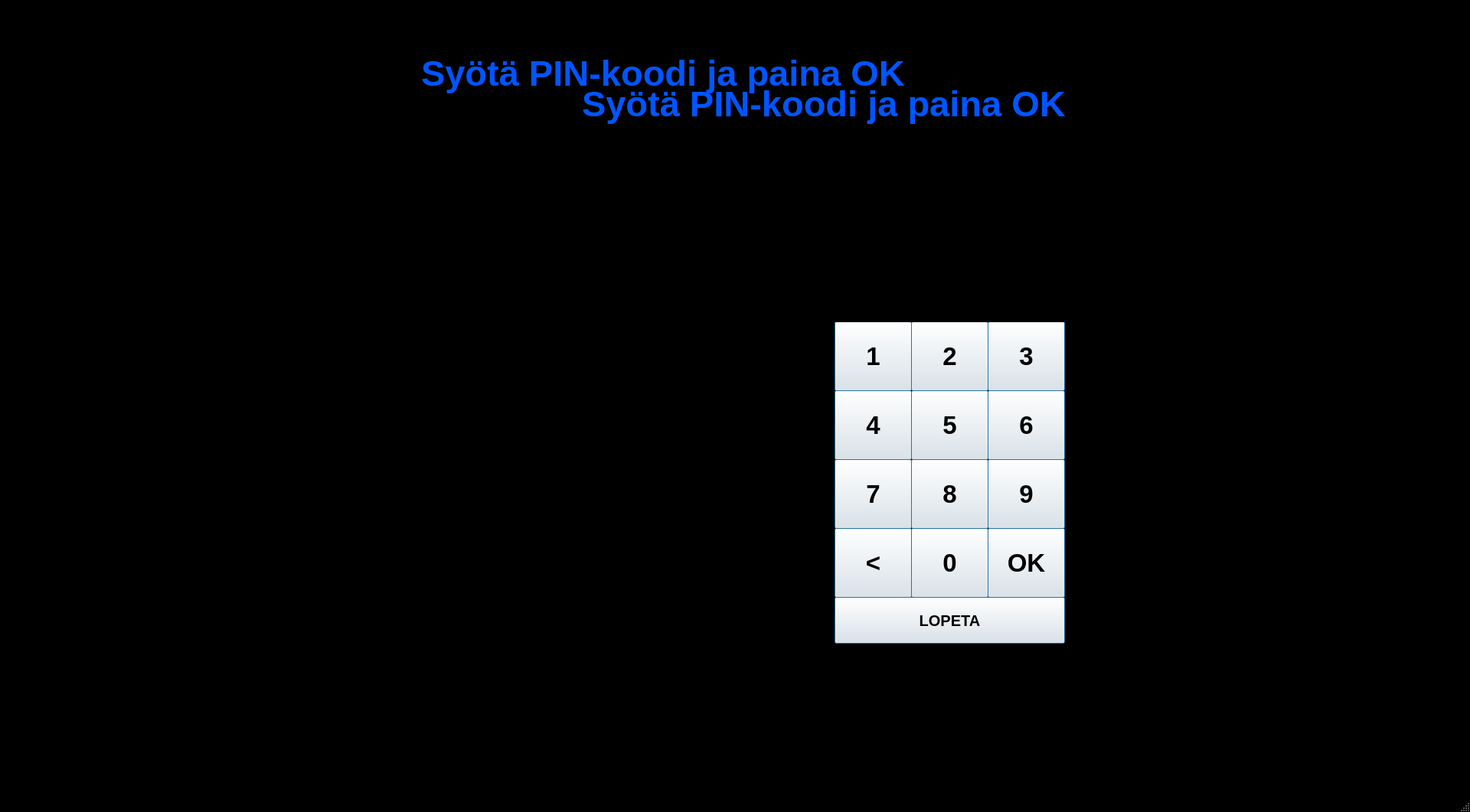
<?xml version="1.0" encoding="UTF-8"?>
<ui version="4.0">
 <class>MainWindow2</class>
 <widget class="QMainWindow" name="MainWindow2">
  <property name="geometry">
   <rect>
    <x>0</x>
    <y>0</y>
    <width>1920</width>
    <height>1061</height>
   </rect>
  </property>
  <property name="palette">
   <palette>
    <active>
     <colorrole role="Base">
      <brush brushstyle="SolidPattern">
       <color alpha="255">
        <red>0</red>
        <green>0</green>
        <blue>0</blue>
       </color>
      </brush>
     </colorrole>
     <colorrole role="Window">
      <brush brushstyle="SolidPattern">
       <color alpha="255">
        <red>0</red>
        <green>0</green>
        <blue>0</blue>
       </color>
      </brush>
     </colorrole>
    </active>
    <inactive>
     <colorrole role="Base">
      <brush brushstyle="SolidPattern">
       <color alpha="255">
        <red>0</red>
        <green>0</green>
        <blue>0</blue>
       </color>
      </brush>
     </colorrole>
     <colorrole role="Window">
      <brush brushstyle="SolidPattern">
       <color alpha="255">
        <red>0</red>
        <green>0</green>
        <blue>0</blue>
       </color>
      </brush>
     </colorrole>
    </inactive>
    <disabled>
     <colorrole role="Base">
      <brush brushstyle="SolidPattern">
       <color alpha="255">
        <red>0</red>
        <green>0</green>
        <blue>0</blue>
       </color>
      </brush>
     </colorrole>
     <colorrole role="Window">
      <brush brushstyle="SolidPattern">
       <color alpha="255">
        <red>0</red>
        <green>0</green>
        <blue>0</blue>
       </color>
      </brush>
     </colorrole>
    </disabled>
   </palette>
  </property>
  <property name="windowTitle">
   <string>MainWindow</string>
  </property>
  <widget class="QWidget" name="centralwidget">
   <widget class="QPushButton" name="numero7">
    <property name="geometry">
     <rect>
      <x>1090</x>
      <y>600</y>
      <width>101</width>
      <height>91</height>
     </rect>
    </property>
    <property name="font">
     <font>
      <pointsize>25</pointsize>
      <weight>75</weight>
      <bold>true</bold>
     </font>
    </property>
    <property name="cursor">
     <cursorShape>PointingHandCursor</cursorShape>
    </property>
    <property name="text">
     <string>7</string>
    </property>
    <property name="default">
     <bool>true</bool>
    </property>
   </widget>
   <widget class="QLabel" name="otsikko1">
    <property name="geometry">
     <rect>
      <x>550</x>
      <y>50</y>
      <width>881</width>
      <height>91</height>
     </rect>
    </property>
    <property name="palette">
     <palette>
      <active>
       <colorrole role="WindowText">
        <brush brushstyle="SolidPattern">
         <color alpha="255">
          <red>0</red>
          <green>85</green>
          <blue>255</blue>
         </color>
        </brush>
       </colorrole>
       <colorrole role="Button">
        <brush brushstyle="SolidPattern">
         <color alpha="255">
          <red>0</red>
          <green>85</green>
          <blue>255</blue>
         </color>
        </brush>
       </colorrole>
       <colorrole role="Light">
        <brush brushstyle="SolidPattern">
         <color alpha="255">
          <red>127</red>
          <green>170</green>
          <blue>255</blue>
         </color>
        </brush>
       </colorrole>
       <colorrole role="Midlight">
        <brush brushstyle="SolidPattern">
         <color alpha="255">
          <red>63</red>
          <green>127</green>
          <blue>255</blue>
         </color>
        </brush>
       </colorrole>
       <colorrole role="Dark">
        <brush brushstyle="SolidPattern">
         <color alpha="255">
          <red>0</red>
          <green>42</green>
          <blue>127</blue>
         </color>
        </brush>
       </colorrole>
       <colorrole role="Mid">
        <brush brushstyle="SolidPattern">
         <color alpha="255">
          <red>0</red>
          <green>56</green>
          <blue>170</blue>
         </color>
        </brush>
       </colorrole>
       <colorrole role="Text">
        <brush brushstyle="SolidPattern">
         <color alpha="255">
          <red>0</red>
          <green>0</green>
          <blue>0</blue>
         </color>
        </brush>
       </colorrole>
       <colorrole role="BrightText">
        <brush brushstyle="SolidPattern">
         <color alpha="255">
          <red>255</red>
          <green>255</green>
          <blue>255</blue>
         </color>
        </brush>
       </colorrole>
       <colorrole role="ButtonText">
        <brush brushstyle="SolidPattern">
         <color alpha="255">
          <red>0</red>
          <green>0</green>
          <blue>0</blue>
         </color>
        </brush>
       </colorrole>
       <colorrole role="Base">
        <brush brushstyle="SolidPattern">
         <color alpha="255">
          <red>255</red>
          <green>255</green>
          <blue>255</blue>
         </color>
        </brush>
       </colorrole>
       <colorrole role="Window">
        <brush brushstyle="SolidPattern">
         <color alpha="255">
          <red>0</red>
          <green>85</green>
          <blue>255</blue>
         </color>
        </brush>
       </colorrole>
       <colorrole role="Shadow">
        <brush brushstyle="SolidPattern">
         <color alpha="255">
          <red>0</red>
          <green>0</green>
          <blue>0</blue>
         </color>
        </brush>
       </colorrole>
       <colorrole role="AlternateBase">
        <brush brushstyle="SolidPattern">
         <color alpha="255">
          <red>127</red>
          <green>170</green>
          <blue>255</blue>
         </color>
        </brush>
       </colorrole>
       <colorrole role="NoRole">
        <brush brushstyle="SolidPattern">
         <color alpha="255">
          <red>255</red>
          <green>255</green>
          <blue>255</blue>
         </color>
        </brush>
       </colorrole>
       <colorrole role="ToolTipBase">
        <brush brushstyle="SolidPattern">
         <color alpha="255">
          <red>255</red>
          <green>255</green>
          <blue>220</blue>
         </color>
        </brush>
       </colorrole>
       <colorrole role="ToolTipText">
        <brush brushstyle="SolidPattern">
         <color alpha="255">
          <red>0</red>
          <green>0</green>
          <blue>0</blue>
         </color>
        </brush>
       </colorrole>
      </active>
      <inactive>
       <colorrole role="WindowText">
        <brush brushstyle="SolidPattern">
         <color alpha="255">
          <red>0</red>
          <green>85</green>
          <blue>255</blue>
         </color>
        </brush>
       </colorrole>
       <colorrole role="Button">
        <brush brushstyle="SolidPattern">
         <color alpha="255">
          <red>0</red>
          <green>85</green>
          <blue>255</blue>
         </color>
        </brush>
       </colorrole>
       <colorrole role="Light">
        <brush brushstyle="SolidPattern">
         <color alpha="255">
          <red>127</red>
          <green>170</green>
          <blue>255</blue>
         </color>
        </brush>
       </colorrole>
       <colorrole role="Midlight">
        <brush brushstyle="SolidPattern">
         <color alpha="255">
          <red>63</red>
          <green>127</green>
          <blue>255</blue>
         </color>
        </brush>
       </colorrole>
       <colorrole role="Dark">
        <brush brushstyle="SolidPattern">
         <color alpha="255">
          <red>0</red>
          <green>42</green>
          <blue>127</blue>
         </color>
        </brush>
       </colorrole>
       <colorrole role="Mid">
        <brush brushstyle="SolidPattern">
         <color alpha="255">
          <red>0</red>
          <green>56</green>
          <blue>170</blue>
         </color>
        </brush>
       </colorrole>
       <colorrole role="Text">
        <brush brushstyle="SolidPattern">
         <color alpha="255">
          <red>0</red>
          <green>0</green>
          <blue>0</blue>
         </color>
        </brush>
       </colorrole>
       <colorrole role="BrightText">
        <brush brushstyle="SolidPattern">
         <color alpha="255">
          <red>255</red>
          <green>255</green>
          <blue>255</blue>
         </color>
        </brush>
       </colorrole>
       <colorrole role="ButtonText">
        <brush brushstyle="SolidPattern">
         <color alpha="255">
          <red>0</red>
          <green>0</green>
          <blue>0</blue>
         </color>
        </brush>
       </colorrole>
       <colorrole role="Base">
        <brush brushstyle="SolidPattern">
         <color alpha="255">
          <red>255</red>
          <green>255</green>
          <blue>255</blue>
         </color>
        </brush>
       </colorrole>
       <colorrole role="Window">
        <brush brushstyle="SolidPattern">
         <color alpha="255">
          <red>0</red>
          <green>85</green>
          <blue>255</blue>
         </color>
        </brush>
       </colorrole>
       <colorrole role="Shadow">
        <brush brushstyle="SolidPattern">
         <color alpha="255">
          <red>0</red>
          <green>0</green>
          <blue>0</blue>
         </color>
        </brush>
       </colorrole>
       <colorrole role="AlternateBase">
        <brush brushstyle="SolidPattern">
         <color alpha="255">
          <red>127</red>
          <green>170</green>
          <blue>255</blue>
         </color>
        </brush>
       </colorrole>
       <colorrole role="NoRole">
        <brush brushstyle="SolidPattern">
         <color alpha="255">
          <red>255</red>
          <green>255</green>
          <blue>255</blue>
         </color>
        </brush>
       </colorrole>
       <colorrole role="ToolTipBase">
        <brush brushstyle="SolidPattern">
         <color alpha="255">
          <red>255</red>
          <green>255</green>
          <blue>220</blue>
         </color>
        </brush>
       </colorrole>
       <colorrole role="ToolTipText">
        <brush brushstyle="SolidPattern">
         <color alpha="255">
          <red>0</red>
          <green>0</green>
          <blue>0</blue>
         </color>
        </brush>
       </colorrole>
      </inactive>
      <disabled>
       <colorrole role="WindowText">
        <brush brushstyle="SolidPattern">
         <color alpha="255">
          <red>0</red>
          <green>42</green>
          <blue>127</blue>
         </color>
        </brush>
       </colorrole>
       <colorrole role="Button">
        <brush brushstyle="SolidPattern">
         <color alpha="255">
          <red>0</red>
          <green>85</green>
          <blue>255</blue>
         </color>
        </brush>
       </colorrole>
       <colorrole role="Light">
        <brush brushstyle="SolidPattern">
         <color alpha="255">
          <red>127</red>
          <green>170</green>
          <blue>255</blue>
         </color>
        </brush>
       </colorrole>
       <colorrole role="Midlight">
        <brush brushstyle="SolidPattern">
         <color alpha="255">
          <red>63</red>
          <green>127</green>
          <blue>255</blue>
         </color>
        </brush>
       </colorrole>
       <colorrole role="Dark">
        <brush brushstyle="SolidPattern">
         <color alpha="255">
          <red>0</red>
          <green>42</green>
          <blue>127</blue>
         </color>
        </brush>
       </colorrole>
       <colorrole role="Mid">
        <brush brushstyle="SolidPattern">
         <color alpha="255">
          <red>0</red>
          <green>56</green>
          <blue>170</blue>
         </color>
        </brush>
       </colorrole>
       <colorrole role="Text">
        <brush brushstyle="SolidPattern">
         <color alpha="255">
          <red>0</red>
          <green>42</green>
          <blue>127</blue>
         </color>
        </brush>
       </colorrole>
       <colorrole role="BrightText">
        <brush brushstyle="SolidPattern">
         <color alpha="255">
          <red>255</red>
          <green>255</green>
          <blue>255</blue>
         </color>
        </brush>
       </colorrole>
       <colorrole role="ButtonText">
        <brush brushstyle="SolidPattern">
         <color alpha="255">
          <red>0</red>
          <green>42</green>
          <blue>127</blue>
         </color>
        </brush>
       </colorrole>
       <colorrole role="Base">
        <brush brushstyle="SolidPattern">
         <color alpha="255">
          <red>0</red>
          <green>85</green>
          <blue>255</blue>
         </color>
        </brush>
       </colorrole>
       <colorrole role="Window">
        <brush brushstyle="SolidPattern">
         <color alpha="255">
          <red>0</red>
          <green>85</green>
          <blue>255</blue>
         </color>
        </brush>
       </colorrole>
       <colorrole role="Shadow">
        <brush brushstyle="SolidPattern">
         <color alpha="255">
          <red>0</red>
          <green>0</green>
          <blue>0</blue>
         </color>
        </brush>
       </colorrole>
       <colorrole role="AlternateBase">
        <brush brushstyle="SolidPattern">
         <color alpha="255">
          <red>0</red>
          <green>85</green>
          <blue>255</blue>
         </color>
        </brush>
       </colorrole>
       <colorrole role="NoRole">
        <brush brushstyle="SolidPattern">
         <color alpha="255">
          <red>255</red>
          <green>255</green>
          <blue>255</blue>
         </color>
        </brush>
       </colorrole>
       <colorrole role="ToolTipBase">
        <brush brushstyle="SolidPattern">
         <color alpha="255">
          <red>255</red>
          <green>255</green>
          <blue>220</blue>
         </color>
        </brush>
       </colorrole>
       <colorrole role="ToolTipText">
        <brush brushstyle="SolidPattern">
         <color alpha="255">
          <red>0</red>
          <green>0</green>
          <blue>0</blue>
         </color>
        </brush>
       </colorrole>
      </disabled>
     </palette>
    </property>
    <property name="font">
     <font>
      <pointsize>35</pointsize>
      <weight>75</weight>
      <bold>true</bold>
     </font>
    </property>
    <property name="text">
     <string>Syötä PIN-koodi ja paina OK</string>
    </property>
   </widget>
   <widget class="QPushButton" name="numero5">
    <property name="geometry">
     <rect>
      <x>1190</x>
      <y>510</y>
      <width>101</width>
      <height>91</height>
     </rect>
    </property>
    <property name="font">
     <font>
      <pointsize>25</pointsize>
      <weight>75</weight>
      <bold>true</bold>
     </font>
    </property>
    <property name="cursor">
     <cursorShape>PointingHandCursor</cursorShape>
    </property>
    <property name="text">
     <string>5</string>
    </property>
    <property name="default">
     <bool>true</bool>
    </property>
   </widget>
   <widget class="QPushButton" name="numero0">
    <property name="geometry">
     <rect>
      <x>1190</x>
      <y>690</y>
      <width>101</width>
      <height>91</height>
     </rect>
    </property>
    <property name="font">
     <font>
      <pointsize>25</pointsize>
      <weight>75</weight>
      <bold>true</bold>
     </font>
    </property>
    <property name="cursor">
     <cursorShape>PointingHandCursor</cursorShape>
    </property>
    <property name="text">
     <string>0</string>
    </property>
    <property name="default">
     <bool>true</bool>
    </property>
   </widget>
   <widget class="QPushButton" name="numero3">
    <property name="geometry">
     <rect>
      <x>1290</x>
      <y>420</y>
      <width>101</width>
      <height>91</height>
     </rect>
    </property>
    <property name="font">
     <font>
      <pointsize>25</pointsize>
      <weight>75</weight>
      <bold>true</bold>
     </font>
    </property>
    <property name="cursor">
     <cursorShape>PointingHandCursor</cursorShape>
    </property>
    <property name="text">
     <string>3</string>
    </property>
    <property name="default">
     <bool>true</bool>
    </property>
   </widget>
   <widget class="QPushButton" name="numero9">
    <property name="geometry">
     <rect>
      <x>1290</x>
      <y>600</y>
      <width>101</width>
      <height>91</height>
     </rect>
    </property>
    <property name="font">
     <font>
      <pointsize>25</pointsize>
      <weight>75</weight>
      <bold>true</bold>
     </font>
    </property>
    <property name="cursor">
     <cursorShape>PointingHandCursor</cursorShape>
    </property>
    <property name="text">
     <string>9</string>
    </property>
    <property name="default">
     <bool>true</bool>
    </property>
   </widget>
   <widget class="QPushButton" name="numero4">
    <property name="geometry">
     <rect>
      <x>1090</x>
      <y>510</y>
      <width>101</width>
      <height>91</height>
     </rect>
    </property>
    <property name="font">
     <font>
      <pointsize>25</pointsize>
      <weight>75</weight>
      <bold>true</bold>
     </font>
    </property>
    <property name="cursor">
     <cursorShape>PointingHandCursor</cursorShape>
    </property>
    <property name="text">
     <string>4</string>
    </property>
    <property name="default">
     <bool>true</bool>
    </property>
   </widget>
   <widget class="QPushButton" name="numero8">
    <property name="geometry">
     <rect>
      <x>1190</x>
      <y>600</y>
      <width>101</width>
      <height>91</height>
     </rect>
    </property>
    <property name="font">
     <font>
      <pointsize>25</pointsize>
      <weight>75</weight>
      <bold>true</bold>
     </font>
    </property>
    <property name="cursor">
     <cursorShape>PointingHandCursor</cursorShape>
    </property>
    <property name="text">
     <string>8</string>
    </property>
    <property name="default">
     <bool>true</bool>
    </property>
   </widget>
   <widget class="QPushButton" name="numero1">
    <property name="geometry">
     <rect>
      <x>1090</x>
      <y>420</y>
      <width>101</width>
      <height>91</height>
     </rect>
    </property>
    <property name="font">
     <font>
      <pointsize>25</pointsize>
      <weight>75</weight>
      <bold>true</bold>
     </font>
    </property>
    <property name="cursor">
     <cursorShape>PointingHandCursor</cursorShape>
    </property>
    <property name="text">
     <string>1</string>
    </property>
    <property name="default">
     <bool>true</bool>
    </property>
    <property name="flat">
     <bool>false</bool>
    </property>
   </widget>
   <widget class="QPushButton" name="nappiok">
    <property name="geometry">
     <rect>
      <x>1290</x>
      <y>690</y>
      <width>101</width>
      <height>91</height>
     </rect>
    </property>
    <property name="font">
     <font>
      <pointsize>25</pointsize>
      <weight>75</weight>
      <bold>true</bold>
     </font>
    </property>
    <property name="cursor">
     <cursorShape>PointingHandCursor</cursorShape>
    </property>
    <property name="text">
     <string>OK</string>
    </property>
    <property name="default">
     <bool>true</bool>
    </property>
   </widget>
   <widget class="QLabel" name="label">
    <property name="geometry">
     <rect>
      <x>540</x>
      <y>230</y>
      <width>551</width>
      <height>551</height>
     </rect>
    </property>
    <property name="text">
     <string/>
    </property>
   </widget>
   <widget class="QPushButton" name="nappikorjaa">
    <property name="geometry">
     <rect>
      <x>1090</x>
      <y>690</y>
      <width>101</width>
      <height>91</height>
     </rect>
    </property>
    <property name="font">
     <font>
      <pointsize>25</pointsize>
      <weight>75</weight>
      <bold>true</bold>
     </font>
    </property>
    <property name="cursor">
     <cursorShape>PointingHandCursor</cursorShape>
    </property>
    <property name="text">
     <string>&lt;</string>
    </property>
    <property name="default">
     <bool>true</bool>
    </property>
   </widget>
   <widget class="QPushButton" name="numero6">
    <property name="geometry">
     <rect>
      <x>1290</x>
      <y>510</y>
      <width>101</width>
      <height>91</height>
     </rect>
    </property>
    <property name="font">
     <font>
      <pointsize>25</pointsize>
      <weight>75</weight>
      <bold>true</bold>
     </font>
    </property>
    <property name="cursor">
     <cursorShape>PointingHandCursor</cursorShape>
    </property>
    <property name="text">
     <string>6</string>
    </property>
    <property name="default">
     <bool>true</bool>
    </property>
   </widget>
   <widget class="QPushButton" name="numero2">
    <property name="geometry">
     <rect>
      <x>1190</x>
      <y>420</y>
      <width>101</width>
      <height>91</height>
     </rect>
    </property>
    <property name="font">
     <font>
      <pointsize>25</pointsize>
      <weight>75</weight>
      <bold>true</bold>
     </font>
    </property>
    <property name="cursor">
     <cursorShape>PointingHandCursor</cursorShape>
    </property>
    <property name="text">
     <string>2</string>
    </property>
    <property name="autoDefault">
     <bool>false</bool>
    </property>
    <property name="default">
     <bool>true</bool>
    </property>
   </widget>
   <widget class="QLineEdit" name="hankiPIN">
    <property name="geometry">
     <rect>
      <x>1090</x>
      <y>230</y>
      <width>301</width>
      <height>191</height>
     </rect>
    </property>
    <property name="sizePolicy">
     <sizepolicy hsizetype="Expanding" vsizetype="Preferred">
      <horstretch>0</horstretch>
      <verstretch>0</verstretch>
     </sizepolicy>
    </property>
    <property name="font">
     <font>
      <pointsize>50</pointsize>
      <weight>75</weight>
      <bold>true</bold>
     </font>
    </property>
    <property name="cursor">
     <cursorShape>CrossCursor</cursorShape>
    </property>
    <property name="layoutDirection">
     <enum>Qt::LeftToRight</enum>
    </property>
    <property name="text">
     <string/>
    </property>
    <property name="frame">
     <bool>true</bool>
    </property>
    <property name="alignment">
     <set>Qt::AlignCenter</set>
    </property>
   </widget>
   <widget class="QPushButton" name="nappiLopeta">
    <property name="geometry">
     <rect>
      <x>1090</x>
      <y>780</y>
      <width>301</width>
      <height>61</height>
     </rect>
    </property>
    <property name="font">
     <font>
      <pointsize>15</pointsize>
      <weight>75</weight>
      <bold>true</bold>
     </font>
    </property>
    <property name="text">
     <string>LOPETA</string>
    </property>
    <property name="default">
     <bool>true</bool>
    </property>
   </widget>
   <widget class="QLabel" name="otsikko1_2">
    <property name="geometry">
     <rect>
      <x>760</x>
      <y>90</y>
      <width>881</width>
      <height>91</height>
     </rect>
    </property>
    <property name="palette">
     <palette>
      <active>
       <colorrole role="WindowText">
        <brush brushstyle="SolidPattern">
         <color alpha="255">
          <red>0</red>
          <green>85</green>
          <blue>255</blue>
         </color>
        </brush>
       </colorrole>
       <colorrole role="Button">
        <brush brushstyle="SolidPattern">
         <color alpha="255">
          <red>0</red>
          <green>85</green>
          <blue>255</blue>
         </color>
        </brush>
       </colorrole>
       <colorrole role="Light">
        <brush brushstyle="SolidPattern">
         <color alpha="255">
          <red>127</red>
          <green>170</green>
          <blue>255</blue>
         </color>
        </brush>
       </colorrole>
       <colorrole role="Midlight">
        <brush brushstyle="SolidPattern">
         <color alpha="255">
          <red>63</red>
          <green>127</green>
          <blue>255</blue>
         </color>
        </brush>
       </colorrole>
       <colorrole role="Dark">
        <brush brushstyle="SolidPattern">
         <color alpha="255">
          <red>0</red>
          <green>42</green>
          <blue>127</blue>
         </color>
        </brush>
       </colorrole>
       <colorrole role="Mid">
        <brush brushstyle="SolidPattern">
         <color alpha="255">
          <red>0</red>
          <green>56</green>
          <blue>170</blue>
         </color>
        </brush>
       </colorrole>
       <colorrole role="Text">
        <brush brushstyle="SolidPattern">
         <color alpha="255">
          <red>0</red>
          <green>0</green>
          <blue>0</blue>
         </color>
        </brush>
       </colorrole>
       <colorrole role="BrightText">
        <brush brushstyle="SolidPattern">
         <color alpha="255">
          <red>255</red>
          <green>255</green>
          <blue>255</blue>
         </color>
        </brush>
       </colorrole>
       <colorrole role="ButtonText">
        <brush brushstyle="SolidPattern">
         <color alpha="255">
          <red>0</red>
          <green>0</green>
          <blue>0</blue>
         </color>
        </brush>
       </colorrole>
       <colorrole role="Base">
        <brush brushstyle="SolidPattern">
         <color alpha="255">
          <red>255</red>
          <green>255</green>
          <blue>255</blue>
         </color>
        </brush>
       </colorrole>
       <colorrole role="Window">
        <brush brushstyle="SolidPattern">
         <color alpha="255">
          <red>0</red>
          <green>85</green>
          <blue>255</blue>
         </color>
        </brush>
       </colorrole>
       <colorrole role="Shadow">
        <brush brushstyle="SolidPattern">
         <color alpha="255">
          <red>0</red>
          <green>0</green>
          <blue>0</blue>
         </color>
        </brush>
       </colorrole>
       <colorrole role="AlternateBase">
        <brush brushstyle="SolidPattern">
         <color alpha="255">
          <red>127</red>
          <green>170</green>
          <blue>255</blue>
         </color>
        </brush>
       </colorrole>
       <colorrole role="NoRole">
        <brush brushstyle="SolidPattern">
         <color alpha="255">
          <red>255</red>
          <green>255</green>
          <blue>255</blue>
         </color>
        </brush>
       </colorrole>
       <colorrole role="ToolTipBase">
        <brush brushstyle="SolidPattern">
         <color alpha="255">
          <red>255</red>
          <green>255</green>
          <blue>220</blue>
         </color>
        </brush>
       </colorrole>
       <colorrole role="ToolTipText">
        <brush brushstyle="SolidPattern">
         <color alpha="255">
          <red>0</red>
          <green>0</green>
          <blue>0</blue>
         </color>
        </brush>
       </colorrole>
      </active>
      <inactive>
       <colorrole role="WindowText">
        <brush brushstyle="SolidPattern">
         <color alpha="255">
          <red>0</red>
          <green>85</green>
          <blue>255</blue>
         </color>
        </brush>
       </colorrole>
       <colorrole role="Button">
        <brush brushstyle="SolidPattern">
         <color alpha="255">
          <red>0</red>
          <green>85</green>
          <blue>255</blue>
         </color>
        </brush>
       </colorrole>
       <colorrole role="Light">
        <brush brushstyle="SolidPattern">
         <color alpha="255">
          <red>127</red>
          <green>170</green>
          <blue>255</blue>
         </color>
        </brush>
       </colorrole>
       <colorrole role="Midlight">
        <brush brushstyle="SolidPattern">
         <color alpha="255">
          <red>63</red>
          <green>127</green>
          <blue>255</blue>
         </color>
        </brush>
       </colorrole>
       <colorrole role="Dark">
        <brush brushstyle="SolidPattern">
         <color alpha="255">
          <red>0</red>
          <green>42</green>
          <blue>127</blue>
         </color>
        </brush>
       </colorrole>
       <colorrole role="Mid">
        <brush brushstyle="SolidPattern">
         <color alpha="255">
          <red>0</red>
          <green>56</green>
          <blue>170</blue>
         </color>
        </brush>
       </colorrole>
       <colorrole role="Text">
        <brush brushstyle="SolidPattern">
         <color alpha="255">
          <red>0</red>
          <green>0</green>
          <blue>0</blue>
         </color>
        </brush>
       </colorrole>
       <colorrole role="BrightText">
        <brush brushstyle="SolidPattern">
         <color alpha="255">
          <red>255</red>
          <green>255</green>
          <blue>255</blue>
         </color>
        </brush>
       </colorrole>
       <colorrole role="ButtonText">
        <brush brushstyle="SolidPattern">
         <color alpha="255">
          <red>0</red>
          <green>0</green>
          <blue>0</blue>
         </color>
        </brush>
       </colorrole>
       <colorrole role="Base">
        <brush brushstyle="SolidPattern">
         <color alpha="255">
          <red>255</red>
          <green>255</green>
          <blue>255</blue>
         </color>
        </brush>
       </colorrole>
       <colorrole role="Window">
        <brush brushstyle="SolidPattern">
         <color alpha="255">
          <red>0</red>
          <green>85</green>
          <blue>255</blue>
         </color>
        </brush>
       </colorrole>
       <colorrole role="Shadow">
        <brush brushstyle="SolidPattern">
         <color alpha="255">
          <red>0</red>
          <green>0</green>
          <blue>0</blue>
         </color>
        </brush>
       </colorrole>
       <colorrole role="AlternateBase">
        <brush brushstyle="SolidPattern">
         <color alpha="255">
          <red>127</red>
          <green>170</green>
          <blue>255</blue>
         </color>
        </brush>
       </colorrole>
       <colorrole role="NoRole">
        <brush brushstyle="SolidPattern">
         <color alpha="255">
          <red>255</red>
          <green>255</green>
          <blue>255</blue>
         </color>
        </brush>
       </colorrole>
       <colorrole role="ToolTipBase">
        <brush brushstyle="SolidPattern">
         <color alpha="255">
          <red>255</red>
          <green>255</green>
          <blue>220</blue>
         </color>
        </brush>
       </colorrole>
       <colorrole role="ToolTipText">
        <brush brushstyle="SolidPattern">
         <color alpha="255">
          <red>0</red>
          <green>0</green>
          <blue>0</blue>
         </color>
        </brush>
       </colorrole>
      </inactive>
      <disabled>
       <colorrole role="WindowText">
        <brush brushstyle="SolidPattern">
         <color alpha="255">
          <red>0</red>
          <green>42</green>
          <blue>127</blue>
         </color>
        </brush>
       </colorrole>
       <colorrole role="Button">
        <brush brushstyle="SolidPattern">
         <color alpha="255">
          <red>0</red>
          <green>85</green>
          <blue>255</blue>
         </color>
        </brush>
       </colorrole>
       <colorrole role="Light">
        <brush brushstyle="SolidPattern">
         <color alpha="255">
          <red>127</red>
          <green>170</green>
          <blue>255</blue>
         </color>
        </brush>
       </colorrole>
       <colorrole role="Midlight">
        <brush brushstyle="SolidPattern">
         <color alpha="255">
          <red>63</red>
          <green>127</green>
          <blue>255</blue>
         </color>
        </brush>
       </colorrole>
       <colorrole role="Dark">
        <brush brushstyle="SolidPattern">
         <color alpha="255">
          <red>0</red>
          <green>42</green>
          <blue>127</blue>
         </color>
        </brush>
       </colorrole>
       <colorrole role="Mid">
        <brush brushstyle="SolidPattern">
         <color alpha="255">
          <red>0</red>
          <green>56</green>
          <blue>170</blue>
         </color>
        </brush>
       </colorrole>
       <colorrole role="Text">
        <brush brushstyle="SolidPattern">
         <color alpha="255">
          <red>0</red>
          <green>42</green>
          <blue>127</blue>
         </color>
        </brush>
       </colorrole>
       <colorrole role="BrightText">
        <brush brushstyle="SolidPattern">
         <color alpha="255">
          <red>255</red>
          <green>255</green>
          <blue>255</blue>
         </color>
        </brush>
       </colorrole>
       <colorrole role="ButtonText">
        <brush brushstyle="SolidPattern">
         <color alpha="255">
          <red>0</red>
          <green>42</green>
          <blue>127</blue>
         </color>
        </brush>
       </colorrole>
       <colorrole role="Base">
        <brush brushstyle="SolidPattern">
         <color alpha="255">
          <red>0</red>
          <green>85</green>
          <blue>255</blue>
         </color>
        </brush>
       </colorrole>
       <colorrole role="Window">
        <brush brushstyle="SolidPattern">
         <color alpha="255">
          <red>0</red>
          <green>85</green>
          <blue>255</blue>
         </color>
        </brush>
       </colorrole>
       <colorrole role="Shadow">
        <brush brushstyle="SolidPattern">
         <color alpha="255">
          <red>0</red>
          <green>0</green>
          <blue>0</blue>
         </color>
        </brush>
       </colorrole>
       <colorrole role="AlternateBase">
        <brush brushstyle="SolidPattern">
         <color alpha="255">
          <red>0</red>
          <green>85</green>
          <blue>255</blue>
         </color>
        </brush>
       </colorrole>
       <colorrole role="NoRole">
        <brush brushstyle="SolidPattern">
         <color alpha="255">
          <red>255</red>
          <green>255</green>
          <blue>255</blue>
         </color>
        </brush>
       </colorrole>
       <colorrole role="ToolTipBase">
        <brush brushstyle="SolidPattern">
         <color alpha="255">
          <red>255</red>
          <green>255</green>
          <blue>220</blue>
         </color>
        </brush>
       </colorrole>
       <colorrole role="ToolTipText">
        <brush brushstyle="SolidPattern">
         <color alpha="255">
          <red>0</red>
          <green>0</green>
          <blue>0</blue>
         </color>
        </brush>
       </colorrole>
      </disabled>
     </palette>
    </property>
    <property name="font">
     <font>
      <pointsize>35</pointsize>
      <weight>75</weight>
      <bold>true</bold>
     </font>
    </property>
    <property name="text">
     <string>Syötä PIN-koodi ja paina OK</string>
    </property>
   </widget>
  </widget>
  <widget class="QMenuBar" name="menubar">
   <property name="geometry">
    <rect>
     <x>0</x>
     <y>0</y>
     <width>1920</width>
     <height>21</height>
    </rect>
   </property>
  </widget>
  <widget class="QStatusBar" name="statusbar"/>
 </widget>
 <resources/>
 <connections/>
</ui>
